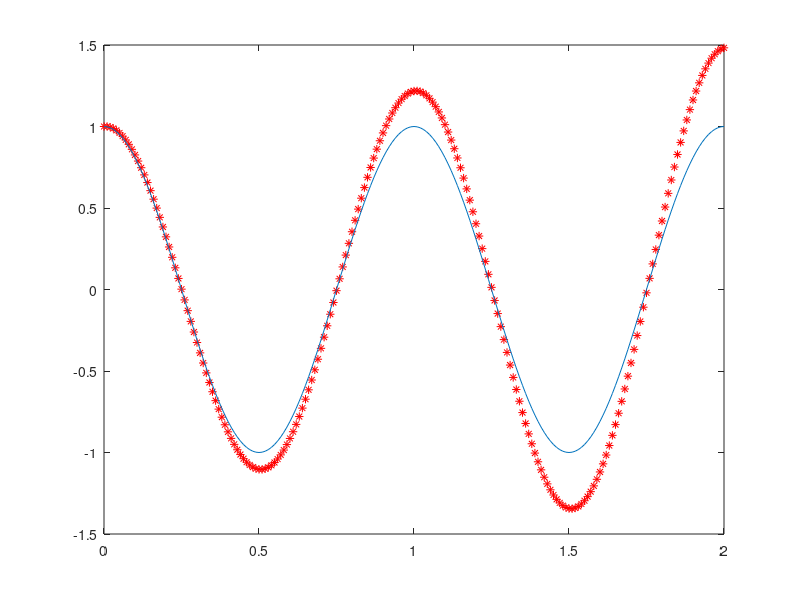

The MATLAB source for this figure:
clc;clear all
f1=@(p) p;
f2=@(y)-4.*pi.^2.*y;

x=0:0.01:2;
h=x(2)-x(1);
p(1)=0;
y(1)=1;

for i=1:1:length(x)-1
	y(i+1)=y(i)+h.*f1(p(i));
	p(i+1)=p(i)+h.*f2(y(i));
end

y_exc=cos(2.*pi.*x);
plot(x,y,'r*')
hold on
plot(x,y_exc)
